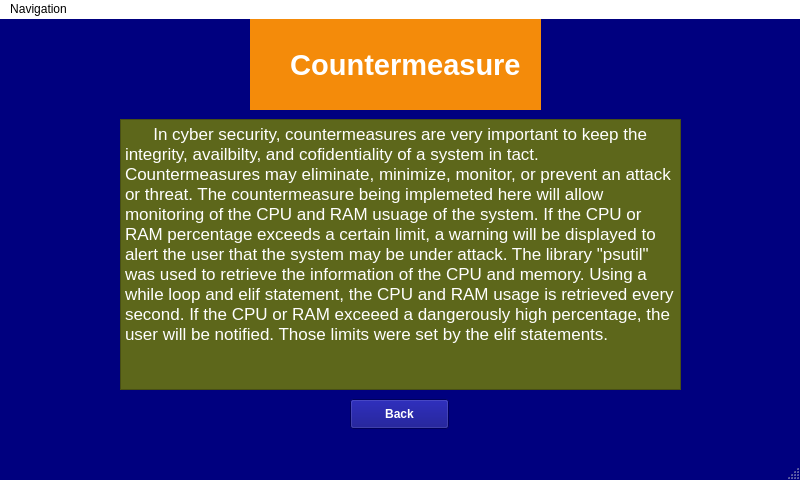
<?xml version="1.0" encoding="UTF-8"?>
<ui version="4.0">
 <class>MainWindow</class>
 <widget class="QMainWindow" name="MainWindow">
  <property name="geometry">
   <rect>
    <x>0</x>
    <y>0</y>
    <width>800</width>
    <height>480</height>
   </rect>
  </property>
  <property name="palette">
   <palette>
    <active>
     <colorrole role="WindowText">
      <brush brushstyle="SolidPattern">
       <color alpha="255">
        <red>255</red>
        <green>255</green>
        <blue>255</blue>
       </color>
      </brush>
     </colorrole>
     <colorrole role="Button">
      <brush brushstyle="SolidPattern">
       <color alpha="255">
        <red>0</red>
        <green>0</green>
        <blue>127</blue>
       </color>
      </brush>
     </colorrole>
     <colorrole role="Light">
      <brush brushstyle="SolidPattern">
       <color alpha="255">
        <red>0</red>
        <green>0</green>
        <blue>191</blue>
       </color>
      </brush>
     </colorrole>
     <colorrole role="Midlight">
      <brush brushstyle="SolidPattern">
       <color alpha="255">
        <red>0</red>
        <green>0</green>
        <blue>159</blue>
       </color>
      </brush>
     </colorrole>
     <colorrole role="Dark">
      <brush brushstyle="SolidPattern">
       <color alpha="255">
        <red>0</red>
        <green>0</green>
        <blue>63</blue>
       </color>
      </brush>
     </colorrole>
     <colorrole role="Mid">
      <brush brushstyle="SolidPattern">
       <color alpha="255">
        <red>0</red>
        <green>0</green>
        <blue>84</blue>
       </color>
      </brush>
     </colorrole>
     <colorrole role="Text">
      <brush brushstyle="SolidPattern">
       <color alpha="255">
        <red>255</red>
        <green>255</green>
        <blue>255</blue>
       </color>
      </brush>
     </colorrole>
     <colorrole role="BrightText">
      <brush brushstyle="SolidPattern">
       <color alpha="255">
        <red>255</red>
        <green>255</green>
        <blue>255</blue>
       </color>
      </brush>
     </colorrole>
     <colorrole role="ButtonText">
      <brush brushstyle="SolidPattern">
       <color alpha="255">
        <red>255</red>
        <green>255</green>
        <blue>255</blue>
       </color>
      </brush>
     </colorrole>
     <colorrole role="Base">
      <brush brushstyle="SolidPattern">
       <color alpha="255">
        <red>0</red>
        <green>0</green>
        <blue>0</blue>
       </color>
      </brush>
     </colorrole>
     <colorrole role="Window">
      <brush brushstyle="SolidPattern">
       <color alpha="255">
        <red>0</red>
        <green>0</green>
        <blue>127</blue>
       </color>
      </brush>
     </colorrole>
     <colorrole role="Shadow">
      <brush brushstyle="SolidPattern">
       <color alpha="255">
        <red>0</red>
        <green>0</green>
        <blue>0</blue>
       </color>
      </brush>
     </colorrole>
     <colorrole role="AlternateBase">
      <brush brushstyle="SolidPattern">
       <color alpha="255">
        <red>0</red>
        <green>0</green>
        <blue>63</blue>
       </color>
      </brush>
     </colorrole>
     <colorrole role="ToolTipBase">
      <brush brushstyle="SolidPattern">
       <color alpha="255">
        <red>255</red>
        <green>255</green>
        <blue>220</blue>
       </color>
      </brush>
     </colorrole>
     <colorrole role="ToolTipText">
      <brush brushstyle="SolidPattern">
       <color alpha="255">
        <red>0</red>
        <green>0</green>
        <blue>0</blue>
       </color>
      </brush>
     </colorrole>
    </active>
    <inactive>
     <colorrole role="WindowText">
      <brush brushstyle="SolidPattern">
       <color alpha="255">
        <red>255</red>
        <green>255</green>
        <blue>255</blue>
       </color>
      </brush>
     </colorrole>
     <colorrole role="Button">
      <brush brushstyle="SolidPattern">
       <color alpha="255">
        <red>0</red>
        <green>0</green>
        <blue>127</blue>
       </color>
      </brush>
     </colorrole>
     <colorrole role="Light">
      <brush brushstyle="SolidPattern">
       <color alpha="255">
        <red>0</red>
        <green>0</green>
        <blue>191</blue>
       </color>
      </brush>
     </colorrole>
     <colorrole role="Midlight">
      <brush brushstyle="SolidPattern">
       <color alpha="255">
        <red>0</red>
        <green>0</green>
        <blue>159</blue>
       </color>
      </brush>
     </colorrole>
     <colorrole role="Dark">
      <brush brushstyle="SolidPattern">
       <color alpha="255">
        <red>0</red>
        <green>0</green>
        <blue>63</blue>
       </color>
      </brush>
     </colorrole>
     <colorrole role="Mid">
      <brush brushstyle="SolidPattern">
       <color alpha="255">
        <red>0</red>
        <green>0</green>
        <blue>84</blue>
       </color>
      </brush>
     </colorrole>
     <colorrole role="Text">
      <brush brushstyle="SolidPattern">
       <color alpha="255">
        <red>255</red>
        <green>255</green>
        <blue>255</blue>
       </color>
      </brush>
     </colorrole>
     <colorrole role="BrightText">
      <brush brushstyle="SolidPattern">
       <color alpha="255">
        <red>255</red>
        <green>255</green>
        <blue>255</blue>
       </color>
      </brush>
     </colorrole>
     <colorrole role="ButtonText">
      <brush brushstyle="SolidPattern">
       <color alpha="255">
        <red>255</red>
        <green>255</green>
        <blue>255</blue>
       </color>
      </brush>
     </colorrole>
     <colorrole role="Base">
      <brush brushstyle="SolidPattern">
       <color alpha="255">
        <red>0</red>
        <green>0</green>
        <blue>0</blue>
       </color>
      </brush>
     </colorrole>
     <colorrole role="Window">
      <brush brushstyle="SolidPattern">
       <color alpha="255">
        <red>0</red>
        <green>0</green>
        <blue>127</blue>
       </color>
      </brush>
     </colorrole>
     <colorrole role="Shadow">
      <brush brushstyle="SolidPattern">
       <color alpha="255">
        <red>0</red>
        <green>0</green>
        <blue>0</blue>
       </color>
      </brush>
     </colorrole>
     <colorrole role="AlternateBase">
      <brush brushstyle="SolidPattern">
       <color alpha="255">
        <red>0</red>
        <green>0</green>
        <blue>63</blue>
       </color>
      </brush>
     </colorrole>
     <colorrole role="ToolTipBase">
      <brush brushstyle="SolidPattern">
       <color alpha="255">
        <red>255</red>
        <green>255</green>
        <blue>220</blue>
       </color>
      </brush>
     </colorrole>
     <colorrole role="ToolTipText">
      <brush brushstyle="SolidPattern">
       <color alpha="255">
        <red>0</red>
        <green>0</green>
        <blue>0</blue>
       </color>
      </brush>
     </colorrole>
    </inactive>
    <disabled>
     <colorrole role="WindowText">
      <brush brushstyle="SolidPattern">
       <color alpha="255">
        <red>0</red>
        <green>0</green>
        <blue>63</blue>
       </color>
      </brush>
     </colorrole>
     <colorrole role="Button">
      <brush brushstyle="SolidPattern">
       <color alpha="255">
        <red>0</red>
        <green>0</green>
        <blue>127</blue>
       </color>
      </brush>
     </colorrole>
     <colorrole role="Light">
      <brush brushstyle="SolidPattern">
       <color alpha="255">
        <red>0</red>
        <green>0</green>
        <blue>191</blue>
       </color>
      </brush>
     </colorrole>
     <colorrole role="Midlight">
      <brush brushstyle="SolidPattern">
       <color alpha="255">
        <red>0</red>
        <green>0</green>
        <blue>159</blue>
       </color>
      </brush>
     </colorrole>
     <colorrole role="Dark">
      <brush brushstyle="SolidPattern">
       <color alpha="255">
        <red>0</red>
        <green>0</green>
        <blue>63</blue>
       </color>
      </brush>
     </colorrole>
     <colorrole role="Mid">
      <brush brushstyle="SolidPattern">
       <color alpha="255">
        <red>0</red>
        <green>0</green>
        <blue>84</blue>
       </color>
      </brush>
     </colorrole>
     <colorrole role="Text">
      <brush brushstyle="SolidPattern">
       <color alpha="255">
        <red>0</red>
        <green>0</green>
        <blue>63</blue>
       </color>
      </brush>
     </colorrole>
     <colorrole role="BrightText">
      <brush brushstyle="SolidPattern">
       <color alpha="255">
        <red>255</red>
        <green>255</green>
        <blue>255</blue>
       </color>
      </brush>
     </colorrole>
     <colorrole role="ButtonText">
      <brush brushstyle="SolidPattern">
       <color alpha="255">
        <red>0</red>
        <green>0</green>
        <blue>63</blue>
       </color>
      </brush>
     </colorrole>
     <colorrole role="Base">
      <brush brushstyle="SolidPattern">
       <color alpha="255">
        <red>0</red>
        <green>0</green>
        <blue>127</blue>
       </color>
      </brush>
     </colorrole>
     <colorrole role="Window">
      <brush brushstyle="SolidPattern">
       <color alpha="255">
        <red>0</red>
        <green>0</green>
        <blue>127</blue>
       </color>
      </brush>
     </colorrole>
     <colorrole role="Shadow">
      <brush brushstyle="SolidPattern">
       <color alpha="255">
        <red>0</red>
        <green>0</green>
        <blue>0</blue>
       </color>
      </brush>
     </colorrole>
     <colorrole role="AlternateBase">
      <brush brushstyle="SolidPattern">
       <color alpha="255">
        <red>0</red>
        <green>0</green>
        <blue>127</blue>
       </color>
      </brush>
     </colorrole>
     <colorrole role="ToolTipBase">
      <brush brushstyle="SolidPattern">
       <color alpha="255">
        <red>255</red>
        <green>255</green>
        <blue>220</blue>
       </color>
      </brush>
     </colorrole>
     <colorrole role="ToolTipText">
      <brush brushstyle="SolidPattern">
       <color alpha="255">
        <red>0</red>
        <green>0</green>
        <blue>0</blue>
       </color>
      </brush>
     </colorrole>
    </disabled>
   </palette>
  </property>
  <property name="windowTitle">
   <string>MainWindow</string>
  </property>
  <widget class="QWidget" name="centralwidget">
   <widget class="QLabel" name="label">
    <property name="geometry">
     <rect>
      <x>250</x>
      <y>0</y>
      <width>291</width>
      <height>91</height>
     </rect>
    </property>
    <property name="font">
     <font>
      <pointsize>22</pointsize>
      <weight>75</weight>
      <bold>true</bold>
     </font>
    </property>
    <property name="styleSheet">
     <string notr="true">color: rgb(255, 255, 255);
background-color: rgb(244, 139, 10);</string>
    </property>
    <property name="text">
     <string>     Countermeasure</string>
    </property>
   </widget>
   <widget class="QPlainTextEdit" name="plainTextEdit">
    <property name="geometry">
     <rect>
      <x>120</x>
      <y>100</y>
      <width>561</width>
      <height>271</height>
     </rect>
    </property>
    <property name="font">
     <font>
      <pointsize>13</pointsize>
      <weight>50</weight>
      <italic>false</italic>
      <bold>false</bold>
     </font>
    </property>
    <property name="styleSheet">
     <string notr="true">
background-color: rgb(93, 103, 27);
color: rgb(255, 255, 255);</string>
    </property>
    <property name="plainText">
     <string>      In cyber security, countermeasures are very important to keep the integrity, availbilty, and cofidentiality of a system in tact. Countermeasures may eliminate, minimize, monitor, or prevent an attack or threat. The countermeasure being implemeted here will allow monitoring of the CPU and RAM usuage of the system. If the CPU or RAM percentage exceeds a certain limit, a warning will be displayed to alert the user that the system may be under attack. The library &quot;psutil&quot; was used to retrieve the information of the CPU and memory. Using a while loop and elif statement, the CPU and RAM usage is retrieved every second. If the CPU or RAM exceeed a dangerously high percentage, the user will be notified. Those limits were set by the elif statements.</string>
    </property>
   </widget>
   <widget class="QPushButton" name="Back_Button">
    <property name="geometry">
     <rect>
      <x>350</x>
      <y>380</y>
      <width>99</width>
      <height>30</height>
     </rect>
    </property>
    <property name="font">
     <font>
      <weight>75</weight>
      <bold>true</bold>
     </font>
    </property>
    <property name="styleSheet">
     <string notr="true">border-image: url(:/Images/Imagefiles/orangebutton.png);</string>
    </property>
    <property name="text">
     <string>Back</string>
    </property>
   </widget>
  </widget>
  <widget class="QMenuBar" name="menubar">
   <property name="geometry">
    <rect>
     <x>0</x>
     <y>0</y>
     <width>800</width>
     <height>28</height>
    </rect>
   </property>
   <property name="styleSheet">
    <string notr="true">background-color: rgb(255, 255, 255);</string>
   </property>
   <widget class="QMenu" name="menuNavigation">
    <property name="title">
     <string>Navigation</string>
    </property>
    <addaction name="Menu_main"/>
    <addaction name="Menu_tutorial"/>
    <addaction name="Menu_videos"/>
    <addaction name="Menu_attacks"/>
    <addaction name="Menu_counter"/>
    <addaction name="actionExit"/>
   </widget>
   <addaction name="menuNavigation"/>
  </widget>
  <widget class="QStatusBar" name="statusbar"/>
  <action name="Menu_main">
   <property name="text">
    <string>Main Hub</string>
   </property>
  </action>
  <action name="Menu_tutorial">
   <property name="text">
    <string>Tutorial Menu</string>
   </property>
  </action>
  <action name="Menu_videos">
   <property name="text">
    <string>Videos</string>
   </property>
  </action>
  <action name="Menu_attacks">
   <property name="text">
    <string>Attacks</string>
   </property>
  </action>
  <action name="Menu_counter">
   <property name="text">
    <string>Counter Measures</string>
   </property>
  </action>
  <action name="actionExit">
   <property name="text">
    <string>Exit</string>
   </property>
  </action>
 </widget>
 <resources>
  <include location="Resources.qrc"/>
 </resources>
 <connections/>
</ui>
